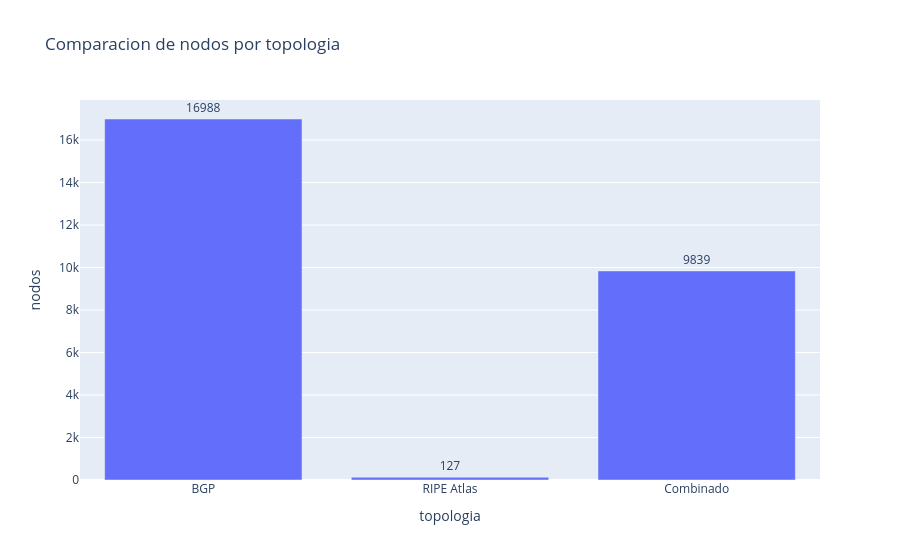

Notebook source saved alongside this figure:
### Markdown cell above
### 7) Grafico: Comparacion de nodos por topologia

### Code cell
nodes_df = pd.DataFrame({
    'topologia': ['BGP', 'RIPE Atlas', 'Combinado'],
    'nodos': [len(bgp_nodes), len(ripe_nodes), len(merged_nodes)]
})
fig_nodes = px.bar(nodes_df, x='topologia', y='nodos', text='nodos', title='Comparacion de nodos por topologia')
fig_nodes.update_traces(textposition='outside')
fig_nodes.show()

### Figure 1 — Plotly figure (JSON) as saved in the notebook; plotly's stock layout.template omitted (floating-point values rounded to 4 significant figures)
{"data": [{"hovertemplate": "topologia=%{x}<br>nodos=%{text}<extra></extra>", "legendgroup": "", "marker": {"color": "#636efa", "pattern": {"shape": ""}}, "name": "", "orientation": "v", "showlegend": false, "text": [16990.0, 127.0, 9839.0], "textposition": "outside", "type": "bar", "x": ["BGP", "RIPE Atlas", "Combinado"], "xaxis": "x", "y": [16988, 127, 9839], "yaxis": "y"}], "layout": {"barmode": "relative", "legend": {"tracegroupgap": 0}, "title": {"text": "Comparacion de nodos por topologia"}, "xaxis": {"anchor": "y", "domain": [0, 1], "title": {"text": "topologia"}}, "yaxis": {"anchor": "x", "domain": [0, 1], "title": {"text": "nodos"}}}}
